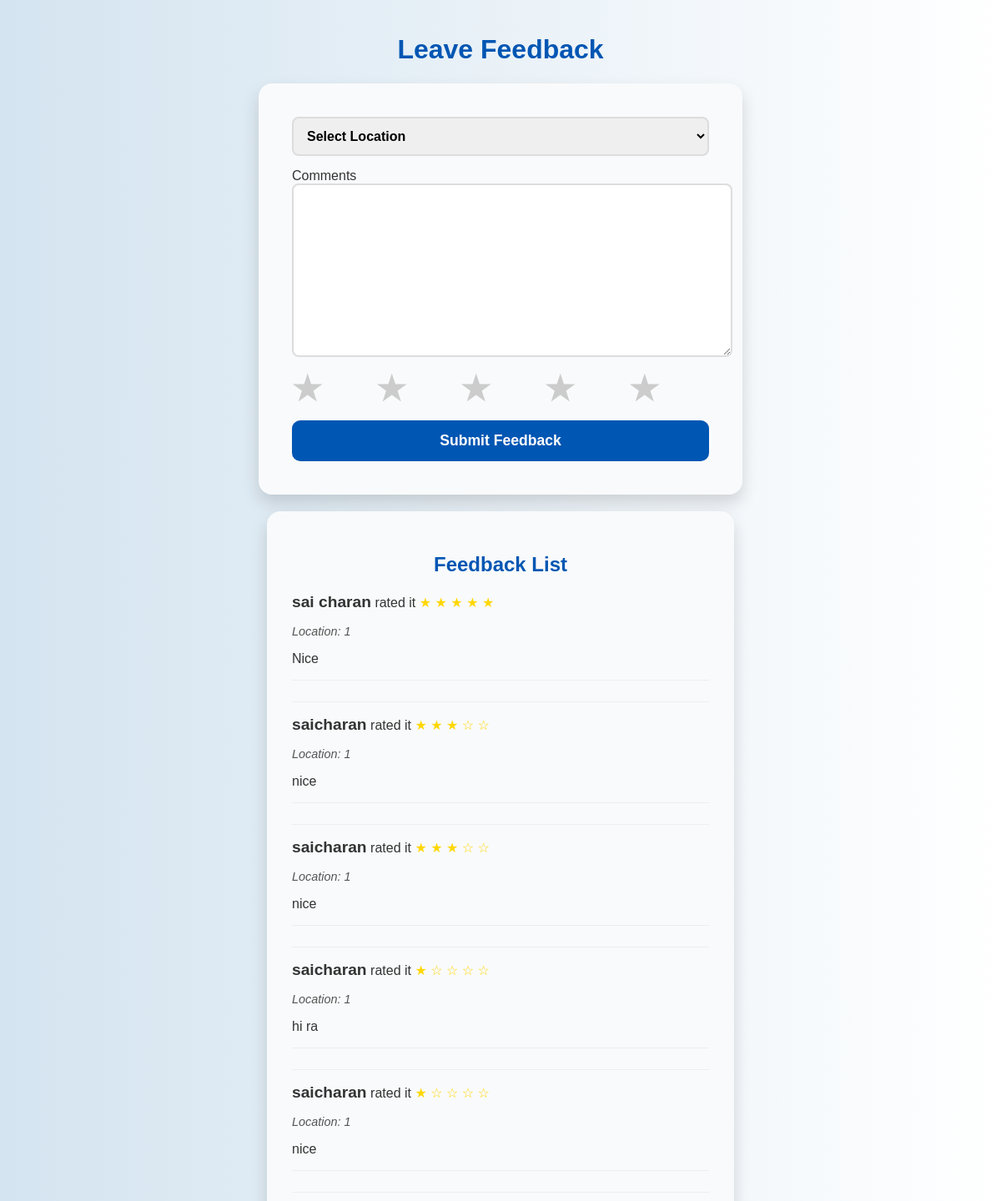
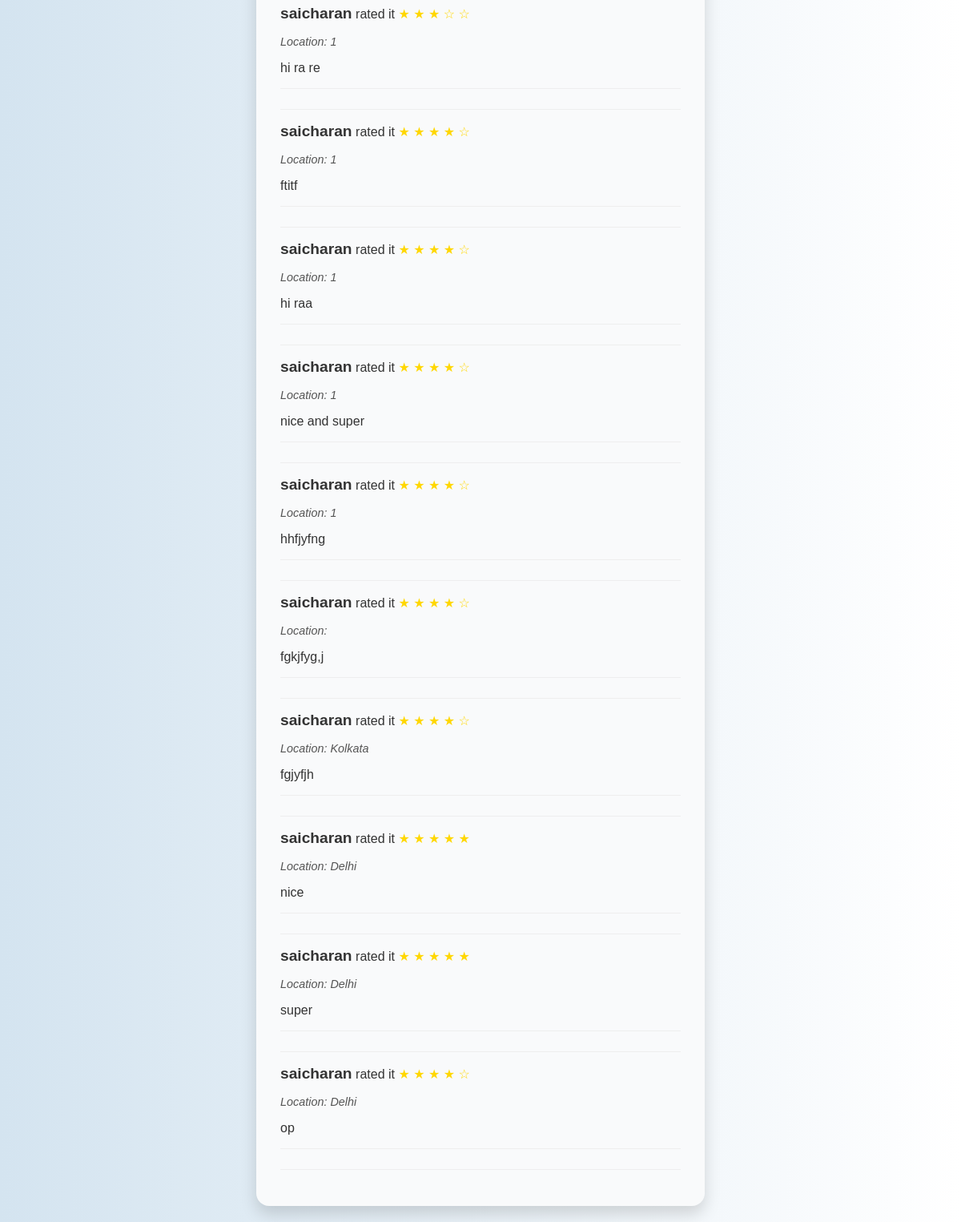
The page /feedback/ on the database its author committed (2 pictures, top to bottom).
### myapp/models.py (models this page shows, shortened)
class Feedback(models.Model):
    RATING_CHOICES = [
        (1, '1 Star'),
        (2, '2 Stars'),
        (3, '3 Stars'),
        (4, '4 Stars'),
        (5, '5 Stars'),
    ]
    user_name = models.CharField(max_length=255)
    location = models.CharField(max_length=20)
    comments = models.TextField()  # Store feedback comments
    rating = models.PositiveIntegerField(choices=RATING_CHOICES)  # Rating choices

### myapp/views.py (the view)
# urls.py: path('feedback/', views.feedback_view, name='feedback'),
def feedback_view(request):
    if request.method == 'POST':
        form = FeedbackForm(request.POST)
        if form.is_valid():
            feedback = form.save(commit=False)  # Create the Feedback object but don't save it yet
            feedback.user_name = request.user.username  # Automatically set the username
            feedback.save()  # Save the feedback to the database
            return redirect('home')  # Redirect to a success page
    else:
        form = FeedbackForm()
    feedback_list = Feedback.objects.all()
    return render(request, 'feedback.html', {'form': form, 'feedback_list': feedback_list})

### myapp/forms.py
class FeedbackForm(forms.ModelForm):
    class Meta:
        model = Feedback
        fields = ['location','comments', 'rating']  # Include all fields

### templates/feedback.html (shortened to what this page needs)
<!DOCTYPE html>
<html lang="en">
<head>
</head>
<body>
    <h1>Leave Feedback</h1>
    <form method="post">
        <select name="location" id="location" required>
            <option value="">Select Location</option>
        </select>
        {{ form.comments.label }} {{ form.comments }}
        <div class="star-rating">
            {% for i in "12345" %}
                <label for="star{{ i }}">&#9733;</label>
            {% endfor %}
        </div>
        <button type="submit">Submit Feedback</button>
    </form>
    <div class="feedback-list">
        <h2>Feedback List</h2>
        {% for feedback in feedback_list %}
            <div class="feedback-item">
                <p><strong>{{ feedback.user_name }}</strong> rated it
                    <span class="stars">
                        {% for i in "12345" %}
                            {% if i|add:"0" <= feedback.rating %}
                                &#9733;
                            {% else %}
                                &#9734;
                            {% endif %}
                        {% endfor %}
                    </span>
                </p>
                <p class="location">Location: {{ feedback.location }}</p>
                <p>{{ feedback.comments }}</p>
                <hr>
            </div>
        {% endfor %}
    </div>
</body>
</html>

### templates/feedback.html (style rules this page uses)
body { font-family: 'Arial', sans-serif; background: linear-gradient(to right, #d4e4f0, #ffffff); color: #333; display: flex; justify-content: center; align-items: center; flex-direction: column; padding: 20px; min-height: 100vh; margin: 0; }
h1, h2 { color: #0056b3; text-align: center; font-weight: bold; }
form { background-color: #f9fafb; border-radius: 16px; box-shadow: 0 10px 20px rgba(0, 0, 0, 0.15); padding: 40px; width: 100%; max-width: 500px; margin-bottom: 20px; transition: transform 0.3s; }
form label, form input, form textarea, form select { display: block; width: 100%; margin-bottom: 15px; font-size: 1rem; font-weight: bold; }
form input[type="text"], form textarea, form select { padding: 12px; border: 2px solid #ddd; border-radius: 8px; resize: vertical; transition: border-color 0.3s; }
form button { background-color: #0056b3; color: #fff; padding: 14px; border: none; border-radius: 10px; cursor: pointer; font-size: 1.1rem; font-weight: bold; width: 100%; transition: background-color 0.3s, transform 0.2s; }
.star-rating { display: flex; justify-content: center; gap: 5px; direction: ltr; }
.star-rating label { font-size: 2.5rem; color: #ccc; cursor: pointer; transition: color 0.3s ease; }
.feedback-list { background-color: #f9fafb; border-radius: 16px; box-shadow: 0 10px 20px rgba(0, 0, 0, 0.15); padding: 30px; width: 100%; max-width: 500px; }
.feedback-item { margin-bottom: 15px; border-bottom: 1px solid #eee; padding-bottom: 10px; }
.feedback-item strong { font-size: 1.2rem; color: #333; }
.feedback-item .stars { color: gold; margin-top: 5px; }
.feedback-item .location { font-size: 0.9rem; color: #555; font-style: italic; }
hr { border: none; border-top: 1px solid #eee; margin: 15px 0; }

### rows shown on the page
Feedback: user_name "sai charan", rating 5 (drawn), location "1", comments "Nice"
Feedback: user_name "saicharan", rating 3 (drawn), location "1", comments "nice"
Feedback: user_name "saicharan", rating 3 (drawn), location "1", comments "nice"
Feedback: user_name "saicharan", rating 1 (drawn), location "1", comments "hi ra"
Feedback: user_name "saicharan", rating 1 (drawn), location "1", comments "nice"
Feedback: user_name "saicharan", rating 3 (drawn), location "1", comments "hi ra re"
Feedback: user_name "saicharan", rating 4 (drawn), location "1", comments "ftitf"
Feedback: user_name "saicharan", rating 4 (drawn), location "1", comments "hi raa"
Feedback: user_name "saicharan", rating 4 (drawn), location "1", comments "nice and super"
Feedback: user_name "saicharan", rating 4 (drawn), location "1", comments "hhfjyfng"
Feedback: user_name "saicharan", rating 4 (drawn), comments "fgkjfyg,j"
Feedback: user_name "saicharan", rating 4 (drawn), location "Kolkata", comments "fgjyfjh"
Feedback: user_name "saicharan", rating 5 (drawn), location "Delhi", comments "nice"
Feedback: user_name "saicharan", rating 5 (drawn), location "Delhi", comments "super"
Feedback: user_name "saicharan", rating 4 (drawn), location "Delhi", comments "op"
